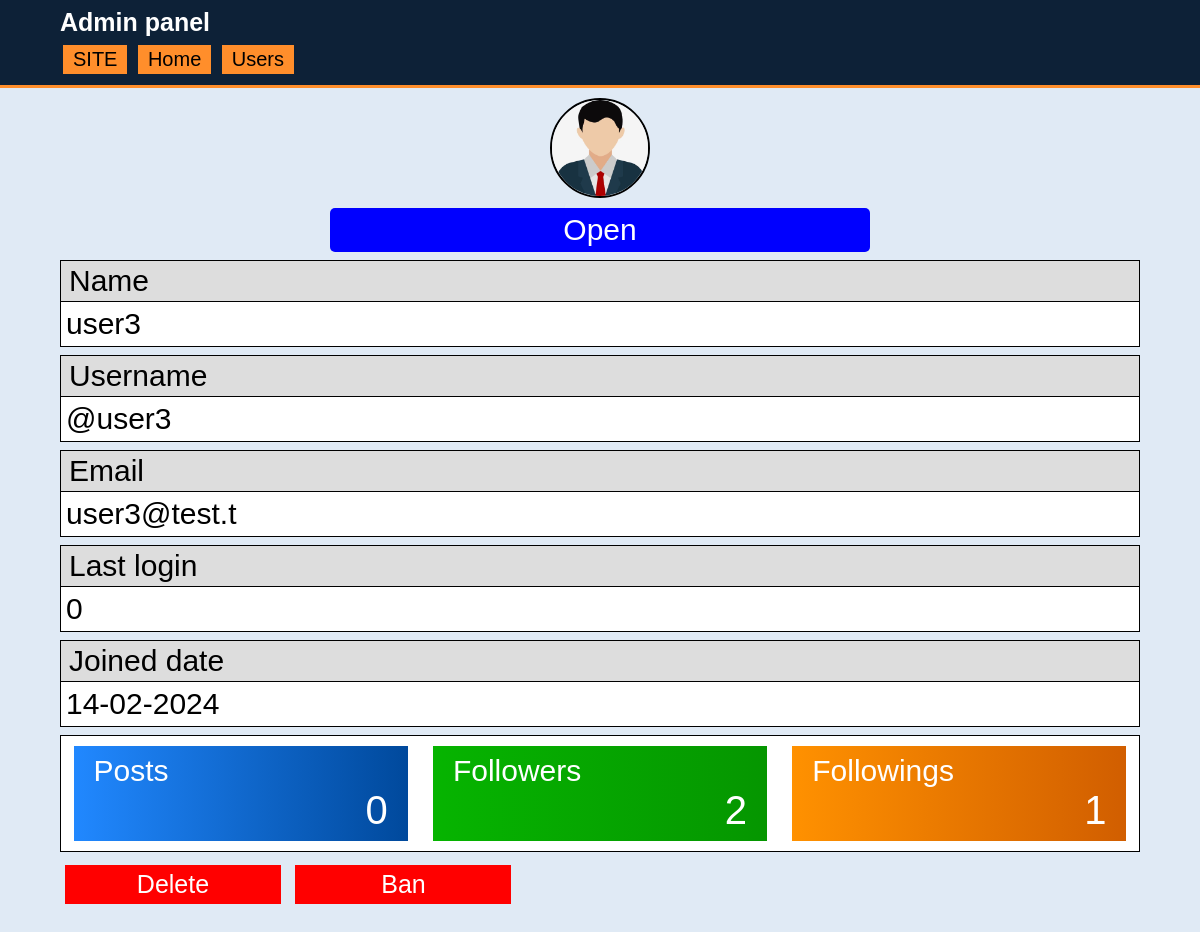
The app's page /admin/user.php?username=user3 (signed in), older data.
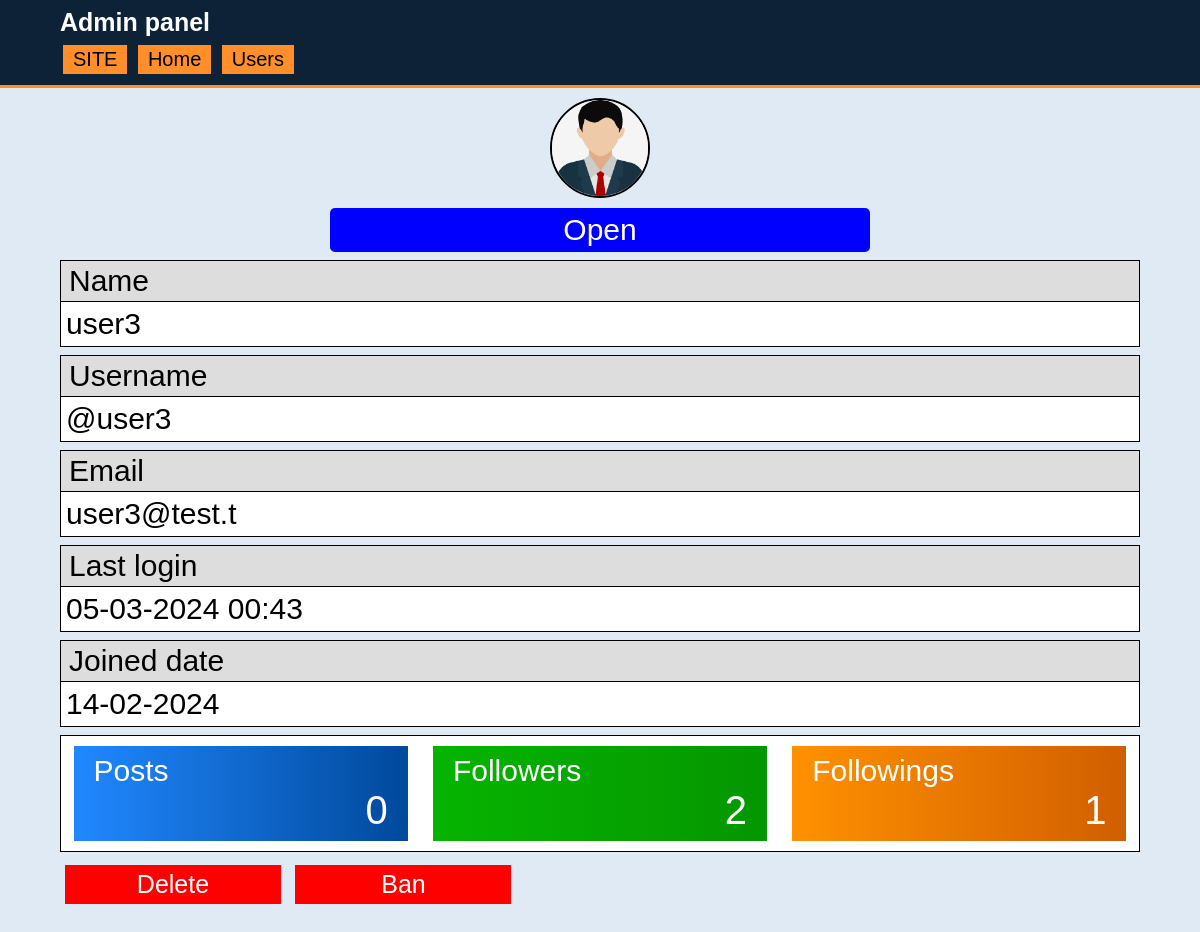
The same page, newer data.
### tables this page shows
CREATE TABLE "profiles" (
	"id"	INTEGER,
	"name"	TEXT NOT NULL,
	"username"	BLOB NOT NULL,
	"is_active"	INTEGER NOT NULL DEFAULT 0,
	"photo"	TEXT DEFAULT '/media/profile-img/default.jpg',
	"followers"	INTEGER DEFAULT 0,
	"posts"	INTEGER DEFAULT 0,
	"following"	INTEGER DEFAULT 0,
	"ban"	INTEGER DEFAULT 0,
	"last_login"	TEXT DEFAULT 0,
	PRIMARY KEY("id" AUTOINCREMENT)
);

CREATE TABLE "users" (
	"id"	INTEGER NOT NULL,
	"username"	TEXT NOT NULL UNIQUE,
	"email"	TEXT NOT NULL UNIQUE,
	"password"	TEXT NOT NULL,
	"joined_date"	TEXT NOT NULL,
	"admin"	INTEGER DEFAULT 0,
	PRIMARY KEY("id" AUTOINCREMENT)
);

### includes/db-functions/users.php (called while the page is built, shortened)
<?php
function get_user_by_id($id, $db){
	$user = $db->query("SELECT * FROM users WHERE id = '$id'")->fetch(PDO::FETCH_ASSOC);
	return $user;
}
function get_user_by_username($username, $db){
	$username = strtolower($username);
	$user = $db->query("SELECT * FROM users WHERE username = '$username';")->fetch(PDO::FETCH_ASSOC);
	return $user;
}
function user_is_admin($user_id, $db){
	$user = get_user_by_id($user_id, $db);
	return ($user['admin'] == '1');
}
?>

### includes/db-functions/profiles.php (called while the page is built, shortened)
<?php
function get_profile_by_username($username, $db){
	$profile = $db->query("SELECT * FROM profiles WHERE username = '$username';")->fetch(PDO::FETCH_ASSOC);
	return $profile;
}
function profile_is_banned($id, $db){
	$query = $db->prepare("SELECT ban FROM profiles WHERE id = :id");
	$query->execute([
		'id' => $id
	]);
	$result = $query->fetch(PDO::FETCH_ASSOC);
	return $result['ban'];
}
?>

### admin/user.php (the view, shortened to what this page needs)
<?php
$path = "../includes";
require "$path/database.php";
require "$path/db-functions/users.php";
$PROFILE = $_SESSION['profile'];
if(!user_is_admin($PROFILE['id'], $db)){
    require "$path/403.php";
}else{
    $username = $_GET['username'];
    require "$path/db-functions/profiles.php";
    $profile = get_profile_by_username($username, $db);
    $user = get_user_by_username($username, $db);
    if(profile_is_banned($profile['id'], $db) == '0'){
        $is_banned = false;
    }
    else
        $is_banned = true;
?>
<!DOCTYPE html>
<html lang="en">
<head>
    <link rel="stylesheet" href="/static/style.css">
    <link rel="stylesheet" href="/static/admin.css">
    <link rel="stylesheet" href="/static/admin-user.css">
</head>
<body>
    <header>
		<div class="container">
            <h2 id="afisha">
                <a>Admin panel</a>
            </h2>
            <nav>
                <a class="header-link" href="/">SITE</a>
                <a class="header-link" href="/admin">Home</a>
                <a class="header-link" href="/admin/users.php">Users</a>
            </nav>
		</div>
	</header>
    <div class="container">
        <img class="profile-img" src="<?= $profile['photo'] ?>">
        <a href="/profile?username=<?= $profile['username'] ?>" class="open-link" target='_blank'>Open</a>
        <div class="profile-info">
            <span>Name</span>
            <p><?= $profile['name'] ?></p>
        </div>
        <div class="profile-info">
            <span>Username</span>
            <p>@<?= $profile['username'] ?></p>
        </div>
        <div class="profile-info">
            <span>Email</span>
            <p><?= $user['email'] ?></p>
        </div>
        <div class="profile-info">
            <span>Last login</span>
            <p><?= $profile['last_login'] ?></p>
        </div>
        <div class="profile-info">
            <span>Joined date</span>
            <p><?= $user['joined_date'] ?></p>
        </div>
        <div class="stat-cards">
            <div class="card blue">
                <p class="title">Posts</p>
                <p class="result">
                    <?= $profile['posts'] ?>
                </p>
            </div>
            <div class="card green">
                <p class="title">Followers</p>
                <p class="result">
                    <?= $profile['followers'] ?>
                </p>
            </div>
            <div class="card orange">
                <p class="title">Followings</p>
                <p class="result">
                    <?= $profile['following'] ?>
                </p>
            </div>
        </div>
        <form class="btn-form" method = "POST">
            <button class="btn red">Delete</button>
            <button name='ban' class="btn red">
                <?php echo ($is_banned ? "Unban" : "Ban")?>
            </button>
        </form>
    </div>
</body>
</html>
<?php }?>

### static/style.css (style rules this page uses)
* { padding: 0; margin: 0; box-sizing: border-box; font-family: sans-serif; }
body { margin-bottom: 50px; background-color: #e0eaf5; }
.container { width: 90%; margin: 0 auto; }
header { padding: 8px 0; background-color: #0d2137; border-bottom: 3px solid #ff8e2b; }
header #afisha a { font-size: 25px; text-decoration: none; color: white; }

### static/admin.css (style rules this page uses)
header { margin-bottom: 10px; }
nav { margin-top: 5px; }
.header-link { display: inline-block; color: black; text-decoration: none; background-color: #ff8e2b; padding: 3px 10px; margin: 3px; font-size: 20px; }
.blue { background: linear-gradient(90deg, rgb(33, 136, 255), rgb(0, 73, 156)); }
.green { background: linear-gradient(90deg, rgb(6, 180, 0), rgb(5, 150, 0)); }
.orange { background: linear-gradient(90deg, rgb(255, 145, 0), rgb(209, 94, 0)); }
.stat-cards { display: flex; border: 1px solid black; background-color: white; justify-content: space-around; }
.card { display: inline-block; width: 31%; padding: 8px 20px; margin: 10px 0; }
.title { color: white; font-size: 30px; }
.result { color: white; font-size: 40px; text-align: right; }
.red { background-color: red; }

### static/admin-user.css (style rules this page uses)
.profile-img { display: block; margin: 10px auto; width: 100px; border: 2px solid black; border-radius: 50%; }
.open-link { display: inline-block; width: 50%; margin: 0 25%; padding: 5px 0; font-size: 30px; text-align: center; text-decoration: none; background-color: blue; color: white; border-radius: 5px; }
.profile-info { font-size: 30px; border: 1px solid black; background-color: white; margin: 8px 0; display: block; }
.profile-info span { display: inline-block; background-color: #ddd; padding: 3px 8px; border-bottom: 1px solid black; display: block; }
.profile-info p { padding: 5px; }
.btn-form { display: block; margin: 8px 0; }
.btn { font-size: 25px; border: none; color: white; padding: 5px 0; width: 20%; margin: 5px; cursor: pointer; }

Row changes from the older to the newer data that the page shows:
changed profiles "user3": last_login "0" → "05-03-2024 00:43"
